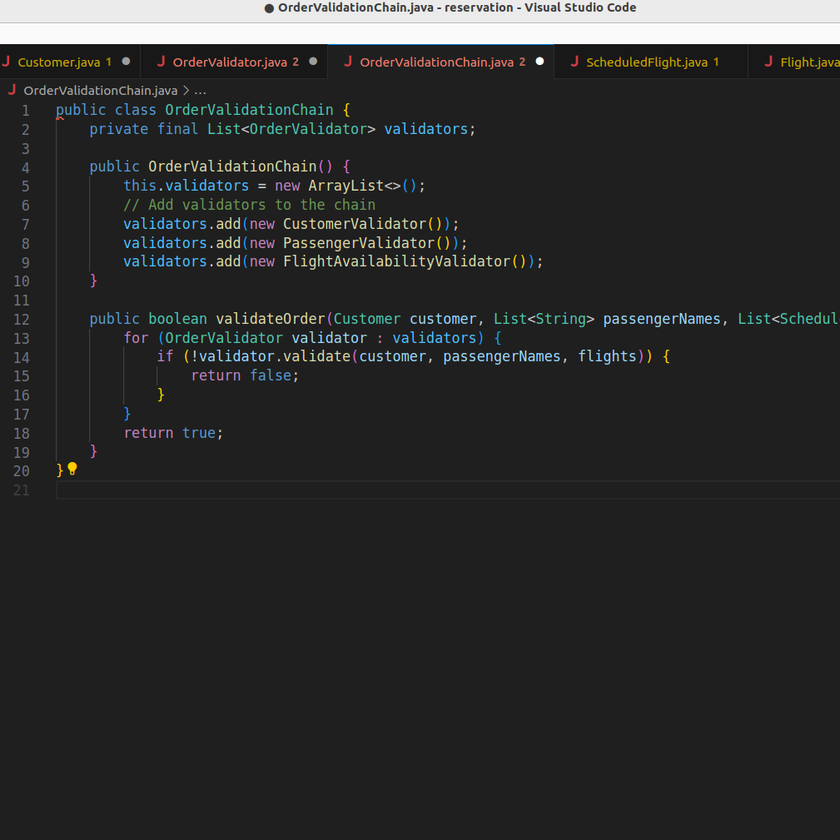
//> input picture 2.png, 840 x 840 px, shrunk from 1009 x 1009 before the run
$ ./seam_carving 2.png   (built with g++ and OpenCV 4)
//> lines starting //> are read from the running program, lines starting //| are printed output that depends on the picture
//> further down, image is the input picture: 840 rows x 840 cols, CV_8UC3; mean B, G, R 44.7, 44.9, 44.2
#include <iostream>
#include <opencv2/opencv.hpp>
using namespace std;
using namespace cv;

Mat computenergy(Mat& image) // compute energy of the image
{
    Mat map(image.rows, image.cols, CV_32S);
    Vec3b up, down, left, right;
    float Ri,Bi,Gi,Rj,Bj,Gj;
    for (int i=0;i<image.rows;i++) {
        for (int j=0;j<image.cols;j++) {
            left=image.at<Vec3b>(max(i-1,0),j);
            right=image.at<Vec3b>(min(i+1,image.rows-1),j);
            up=image.at<Vec3b>(i,max(j-1,0));
            down=image.at<Vec3b>(i, min(j+1,image.cols-1));
            Ri =(right[0]-left[0])*(right[0]-left[0]);
            Gi =(right[1]-left[1])*(right[1]-left[1]);
            Bi =(right[2]-left[2])*(right[2]-left[2]);
            Rj =(down[0]-up[0])*(down[0]-up[0]);
            Gj =(down[1]-up[1])*(down[1]-up[1]);
            Bj =(down[2]-up[2])*(down[2]-up[2]);
            map.at<int>(i,j)=sqrt(Ri+Gi+Bi+Rj+Gj+Bj);
        }
    }
//> this loop made 840 passes
//> (down, Ri, Gi) on passes 1 to 3: ([235, 235, 235], 0, 0), ([235, 235, 235], 0, 0), ([235, 235, 235], 0, 0)
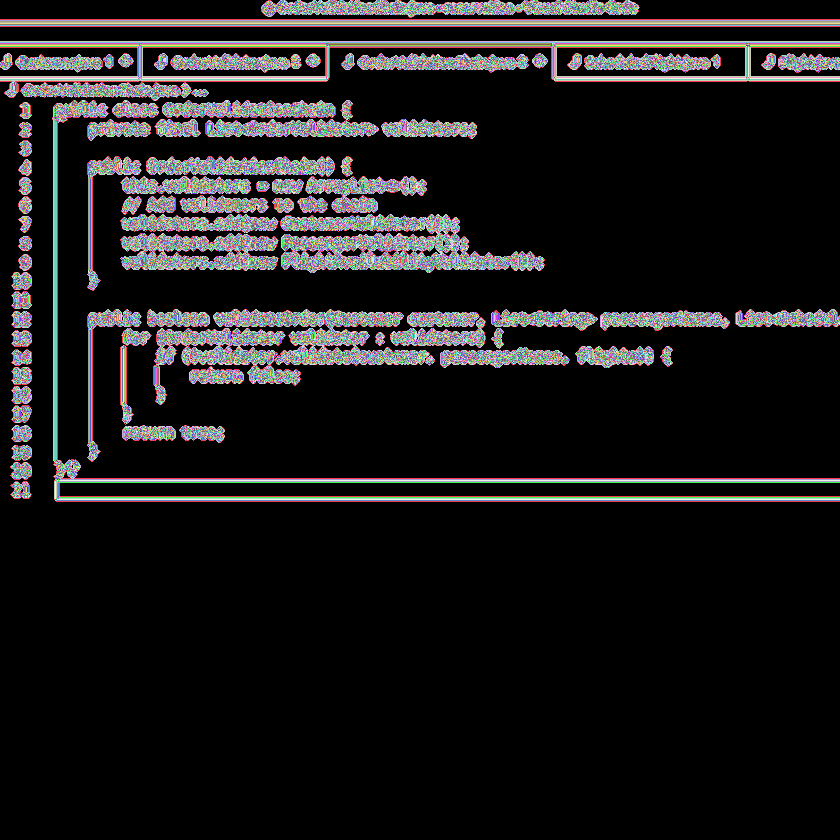
//> map: 840 rows x 840 cols, CV_32SC1; 443 distinct labels, from 0 to 516; one colour per label, 0 black
//> after the loop, left = [31, 31, 31]; right = [31, 31, 31]; up = [31, 31, 31]; down = [31, 31, 31]; Ri = 0; Gi = 0
    return map;// return energy
}
int** c2d(int rows,int cols) {
    int** arr=new int*[rows];
    for (int i=0;i<rows;++i) {
        arr[i]=new int[cols];
    }
    return arr;
}
void seamcarving(Mat& map,int seampath[]) // seam carving
{
    int rows,cols,col;
    int min= 0;
    int ind,prev;
    rows=map.rows;
    cols=map.cols;
    int** dp=c2d(rows,cols);// initalize a dp table
    int** path=c2d(rows,cols);
    for (int j=0;j<cols;j++)
    {
        dp[0][j]=map.at<int>(0, j);// storing first row energy in the dp table
    }
    for (int i=1;i<rows;i++)
    {
        for (int j=0;j<cols;j++)
        {   ind=j;
            prev=dp[i-1][j];// initializing prev value for the each pixel
             if (j<cols-1&& dp[i-1][j+1]<prev)
             {
                prev=dp[i-1][j+1];
                ind= j+1;
             }
            if (j>0&& dp[i-1][j-1]<prev)
            {
                prev=dp[i-1][j-1];
                ind= j-1;
            }
            path[i][j]=ind;// stroring column values for the path to backtrack
            dp[i][j]=map.at<int>(i,j)+prev;  // cumultaive enrgy sum
        }
    }
    for (int j=1;j<cols;j++) // finding the column with the minimum cumulative energy
    {
        if (dp[rows-1][j]<dp[rows-1][min])
        {
            min=j;
        }
    }
    col = min;
    for (int i=rows-1;i>=0;i--) // store the path as in the form of column from each 2d vector
    {
        seampath[i]=col;
        col=path[i][col];
    }
}
void removeSeam(Mat& image,Mat& map,int seampath[]) {
    int rows,cols,seamCol;
    rows=image.rows;
    cols=image.cols;
    Mat newimage(rows,cols-1,CV_8UC3);
    for (int i=0;i<rows;i++)
    {
        seamCol=seampath[i];
        for (int j=0;j<seamCol;j++)
        {
            newimage.at<Vec3b>(i,j)=image.at<Vec3b>(i,j);
        }
        for (int j=seamCol+1;j<cols;j++)
        {
            newimage.at<Vec3b>(i,j-1)=image.at<Vec3b>(i,j);
        }
    }
   map=computenergy(newimage);
    newimage.copyTo(image);
}


int main(int argc,char* argv[])
{
    if(argc!=2)
    {
        cout<<"Arguments are not passed correctly";
        return 1;
    }
    int height;
    int width;
    Mat image, gimage;
    int energy;
    image=imread(argv[1]);
     if (image.empty()) {
        cout<<"Failed to load the image"<<endl;
        return 1;
    }
    Mat imagemap(image.rows, image.cols, CV_32S);
    Mat energyMap=computenergy(image);
     //cout<<image.rows<<"  "<<image.cols;
    cout <<"[Height < "<<image.rows<<"] "<<"[Width < "<<image.cols<<"]"<<endl;
//| [Height < 840] [Width < 840]
    cin>>height>>width;
//> the answer given: 100 100
    int rh=image.rows-height;
//> rh = 740
    int rw=image.cols-width;
//> rw = 740
    //cout<<reductionWidth<<"  "<<reductionheight;
    for (int i=0;i<rw;++i) // reduction in width for the reduction on width
    {
        int seampath[energyMap.rows];
        seamcarving(energyMap,seampath);
        removeSeam(image,energyMap,seampath);
    }
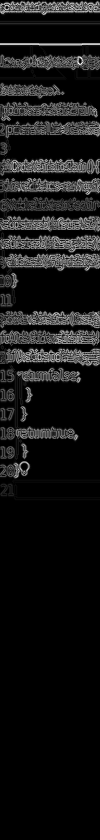
//> energyMap: 840 rows x 100 cols, CV_32SC1; min 0, max 516, mean 44.6; drawn with min black and max white
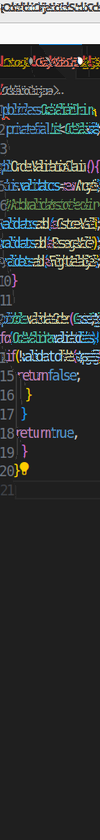
//> image: 840 rows x 100 cols, CV_8UC3; mean B, G, R 52.7, 52.9, 50.5
    Mat finalImage=image.t();// Transpose of the image for the reduction in height;
    energyMap =computenergy(finalImage);
//> energyMap: 100 rows x 840 cols, CV_32SC1
    for (int i=0;i<rh;++i)
    {
        int seampath[energyMap.rows];
        seamcarving(energyMap,seampath);
        removeSeam(finalImage,energyMap,seampath);
    }
//> this loop made 740 passes
//> pass 1, `removeSeam(finalImage,energyMap,seampath);`:
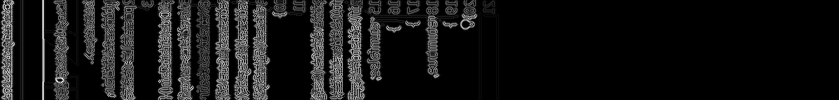
//> energyMap: 100 rows x 839 cols, CV_32SC1; min 0, max 516, mean 44.6; drawn with min black and max white
//> after the loop:
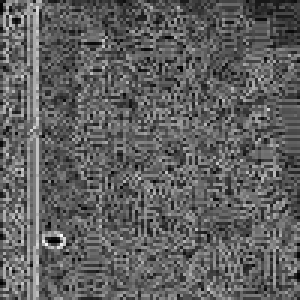
//> energyMap: 100 rows x 100 cols, CV_32SC1 (shown 3 times larger); min 4, max 516, mean 196.8; drawn with min black and max white
//> after the loop:
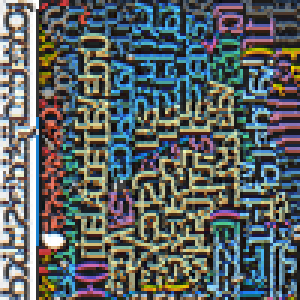
//> finalImage: 100 rows x 100 cols, CV_8UC3 (shown 3 times larger); mean B, G, R 100.4, 99.8, 92.3
    image = finalImage.t();
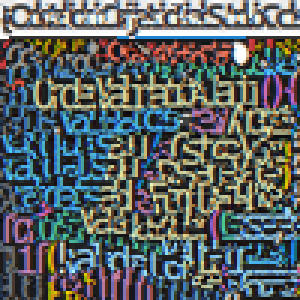
//> image: 100 rows x 100 cols, CV_8UC3 (shown 3 times larger); mean B, G, R 100.4, 99.8, 92.3
    imwrite("output.jpg", image);
    return 0;
}
